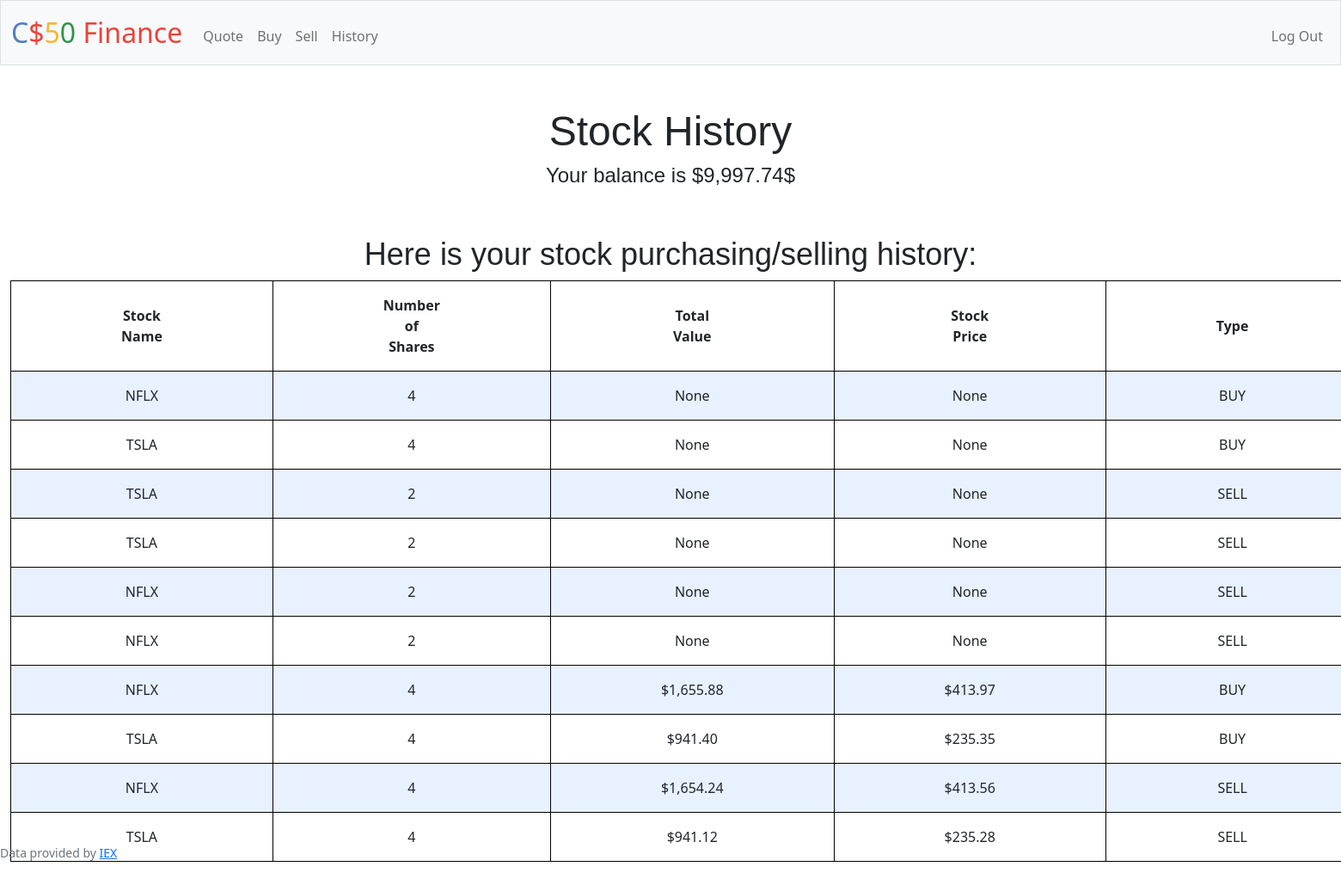
The app's page /history (signed in) with its own data.
### tables this page shows
CREATE TABLE users (id INTEGER PRIMARY KEY AUTOINCREMENT NOT NULL, username TEXT NOT NULL, hash TEXT NOT NULL, cash TEXT NOT NULL DEFAULT '$10000.00');

CREATE TABLE people_history(username_id INTEGER, stock_name TEXT, stock_number INTEGER, type TEXT, stock_price TEXT, total_cost TEXT, FOREIGN KEY(username_id) REFERENCES users(id));

### app.py (the view)
@app.route("/history")
@login_required
def history():
    rows = db.execute("SELECT * FROM people_history WHERE username_id = (?)", session["user_id"])
    user_information = db.execute("SELECT * FROM users WHERE id = (?)", session["user_id"])
    cash = user_information[0]["cash"]
    return render_template("history.html", cash = cash, rows = rows)

### app.py (called while the page is built)
@app.after_request
def after_request(response):
    response.headers["Cache-Control"] = "no-cache, no-store, must-revalidate"
    response.headers["Expires"] = 0
    response.headers["Pragma"] = "no-cache"
    return response

### helpers.py (called while the page is built)
def login_required(f):
    @wraps(f)
    def decorated_function(*args, **kwargs):
        if session.get("user_id") is None:
            return redirect("/login")
        return f(*args, **kwargs)
    return decorated_function

### templates/history.html (shortened to what this page needs)
{% extends "layout.html" %}
{% block main %}
    <h1>
        Stock History
    </h1>
    <h3>
        Your balance is {{cash}}$
    </h3>
    <br></br>
    <h2>
        Here is your stock purchasing/selling history:
    </h2>
    <table>
        <thead>
            <tr>
                <th>Stock Name</th>
                <th>Number of Shares</th>
                <th>Total Value</th>
                <th>Stock Price</th>
                <th>Type</th>
            </tr>
        </thead>
        <tbody>
            {% for row in rows %}
                <tr>
                    <td>
                        {{row["stock_name"]}}
                    </td>
                    <td>
                        {{row["stock_number"]}}
                    </td>
                    <td>
                        {{row["total_cost"]}}
                    </td>
                    <td>
                        {{row["stock_price"]}}
                    </td>
                    <td>
                        {{row["type"]}}
                    </td>
                </tr>
            {% endfor %}
        </tbody>
    </table>
{% endblock %}

### templates/layout.html (shortened to what this page needs)
<!DOCTYPE html>
<html lang="en">
    <head>
        <link href="https://cdn.jsdelivr.net/npm/bootstrap@5.1.3/dist/css/bootstrap.min.css" rel="stylesheet">
        <link href="/static/styles.css" rel="stylesheet">
    </head>
    <body>
        <nav class="bg-light border navbar navbar-expand-md navbar-light">
            <div class="container-fluid">
                <a class="navbar-brand" href="/"><span class="blue">C</span><span class="red">$</span><span class="yellow">5</span><span class="green">0</span> <span class="red">Finance</span></a>
                <div class="collapse navbar-collapse" id="navbar">
                    {% if session["user_id"] %}
                        <ul class="navbar-nav me-auto mt-2">
                            <li class="nav-item"><a class="nav-link" href="/quote">Quote</a></li>
                            <li class="nav-item"><a class="nav-link" href="/buy">Buy</a></li>
                            <li class="nav-item"><a class="nav-link" href="/sell">Sell</a></li>
                            <li class="nav-item"><a class="nav-link" href="/history">History</a></li>
                        </ul>
                        <ul class="navbar-nav ms-auto mt-2">
                            <li class="nav-item"><a class="nav-link" href="/logout">Log Out</a></li>
                        </ul>
                    {% else %}
                        <ul class="navbar-nav ms-auto mt-2">
                            <li class="nav-item"><a class="nav-link" href="/register">Register</a></li>
                            <li class="nav-item"><a class="nav-link" href="/login">Log In</a></li>
                        </ul>
                    {% endif %}
                </div>
            </div>
        </nav>
        <main class="container-fluid py-5 text-center">
            {% block main %}{% endblock %}
        </main>
        <footer class="mb-5 small text-center text-muted">
            Data provided by <a href="https://iexcloud.io/">IEX</a>
        </footer>
    </body>
</html>

### static/styles.css (style rules this page uses)
nav .navbar-brand { font-size: xx-large; }
nav .navbar-brand .blue { color: #537fbe; }
nav .navbar-brand .red { color: #ea433b; }
nav .navbar-brand .yellow { color: #f5b82e; }
nav .navbar-brand .green { color: #2e944b; }
body { background-color: #fff; color: #212529; font-size: 1rem; font-weight: 400; line-height: 1.5; margin: 0; text-align: left; }
h1 { font-family: 'Tahoma', sans-serif; font-size: 48px; }
h2 { font-family: 'Tahoma', sans-serif; font-size: 36px; }
h3 { font-family: 'Tahoma', sans-serif; font-size: 24px; }
table { background-color: solid; border: 1px solid black; margin-left: auto; margin-right: auto; }
table th, table td { padding: 1rem 8rem; vertical-align: middle; border: 1px solid black }
tbody tr:nth-of-type(odd) { background-color: rgb(179, 208, 255, 0.3) }
footer { position: absolute; text-align: center; bottom: 0; }

### records on screen
users: cash "$9,997.74"
people_history: stock_name "NFLX", stock_number "4", total_cost "None", stock_price "None", type "BUY"
people_history: stock_name "TSLA", stock_number "4", total_cost "None", stock_price "None", type "BUY"
people_history: stock_name "TSLA", stock_number "2", total_cost "None", stock_price "None", type "SELL"
people_history: stock_name "TSLA", stock_number "2", total_cost "None", stock_price "None", type "SELL"
people_history: stock_name "NFLX", stock_number "2", total_cost "None", stock_price "None", type "SELL"
people_history: stock_name "NFLX", stock_number "2", total_cost "None", stock_price "None", type "SELL"
people_history: stock_name "NFLX", stock_number "4", total_cost "$1,655.88", stock_price "$413.97", type "BUY"
people_history: stock_name "TSLA", stock_number "4", total_cost "$941.40", stock_price "$235.35", type "BUY"
people_history: stock_name "NFLX", stock_number "4", total_cost "$1,654.24", stock_price "$413.56", type "SELL"
people_history: stock_name "TSLA", stock_number "4", total_cost "$941.12", stock_price "$235.28", type "SELL"
